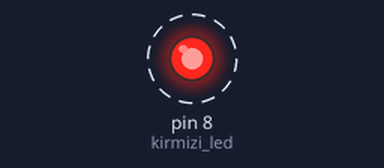
Bench run of a sketch on a simulated Arduino Uno, built with avr-gcc and run on an emulated ATmega328P. Shown: output pins drawn as LEDs (lit = HIGH). Dashed ring = blinking.

Above: at 0.15 s.
Timing chart, 0 to 3.0 s (numbered marks = the images above):
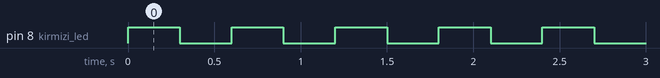

The sketch:

LedYakma02.ino
```cpp
#define kirmizi_led 8
void setup()
{
  pinMode(kirmizi_led,OUTPUT);
}

void loop()
{
  digitalWrite(kirmizi_led,HIGH);
  delay(300);
  digitalWrite(kirmizi_led,LOW);
  delay(300);
}
```

Measured:
- by itself, pin 8 (kirmizi_led): alternates HIGH for 0.30 s and LOW for 0.30 s
